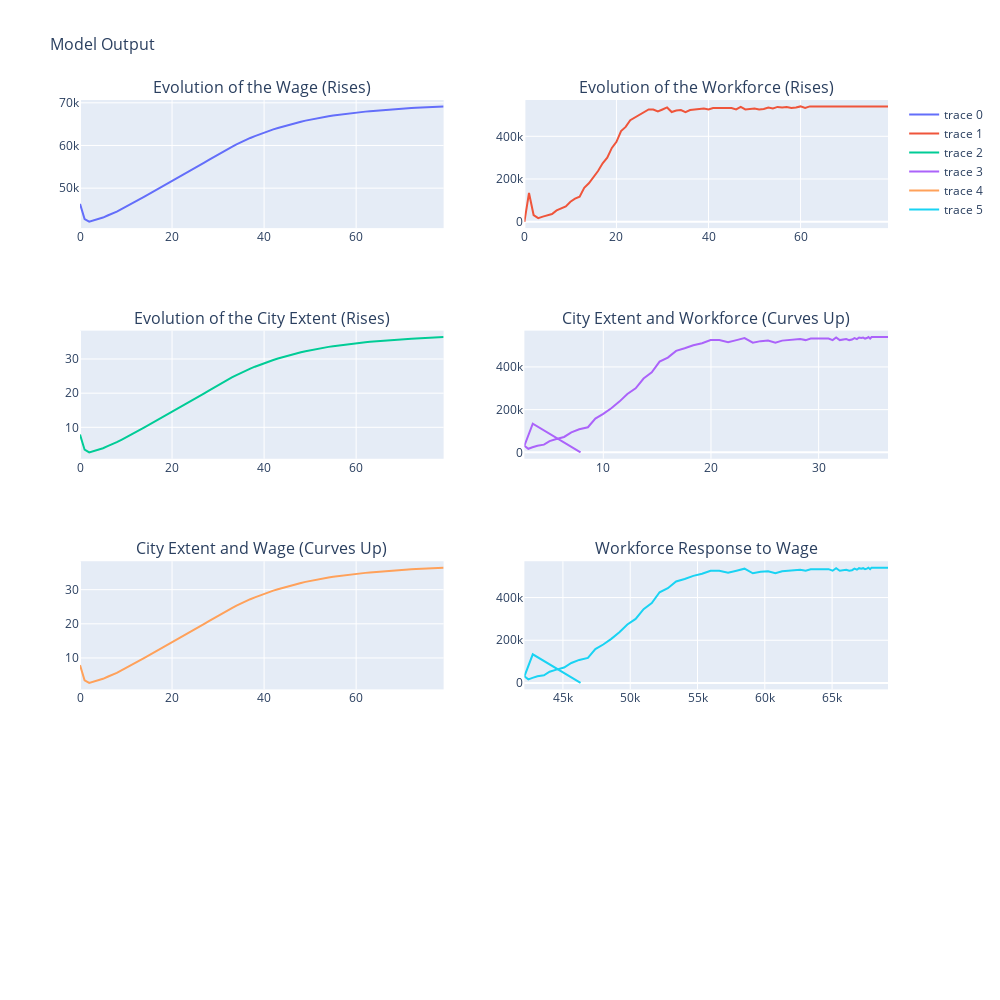

Write notebook code for a chart like this one.
### Code cell
def plot_model_data(model_out):
    workers = np.array(model_out['workers'])
    wage_premium = np.array(model_out['wage_premium'])
    wage = np.array(model_out['wage'])
    city_extent_calc = np.array(model_out['city_extent_calc'])

    # Create subplots with Plotly
    fig = sp.make_subplots(rows=4, cols=2, subplot_titles=[
        'Evolution of the Wage (Rises)',
        'Evolution of the Workforce (Rises)',
        'Evolution of the City Extent (Rises)',
        'City Extent and Workforce (Curves Up)',
        'City Extent and Wage (Curves Up)',
        'Workforce Response to Wage',
    ])

    # Add traces for each subplot
    fig.add_trace(go.Scatter(x=time, y=wage, mode='lines'), row=1, col=1)
    fig.add_trace(go.Scatter(x=time, y=workers, mode='lines'), row=1, col=2)
    fig.add_trace(go.Scatter(x=time, y=city_extent_calc, mode='lines'), row=2, col=1)
    fig.add_trace(go.Scatter(x=city_extent_calc, y=workers, mode='lines'), row=2, col=2)
    fig.add_trace(go.Scatter(x=time, y=city_extent_calc, mode='lines'), row=3, col=1)
    fig.add_trace(go.Scatter(x=wage, y=workers, mode='lines'), row=3, col=2)

    # Update layout
    fig.update_layout(title_text='Model Output', title_font_size=16, width=1000, height=1000)

    # Show the figure
    fig.show()

# Call the function with your model_out
plot_model_data(model_out)
